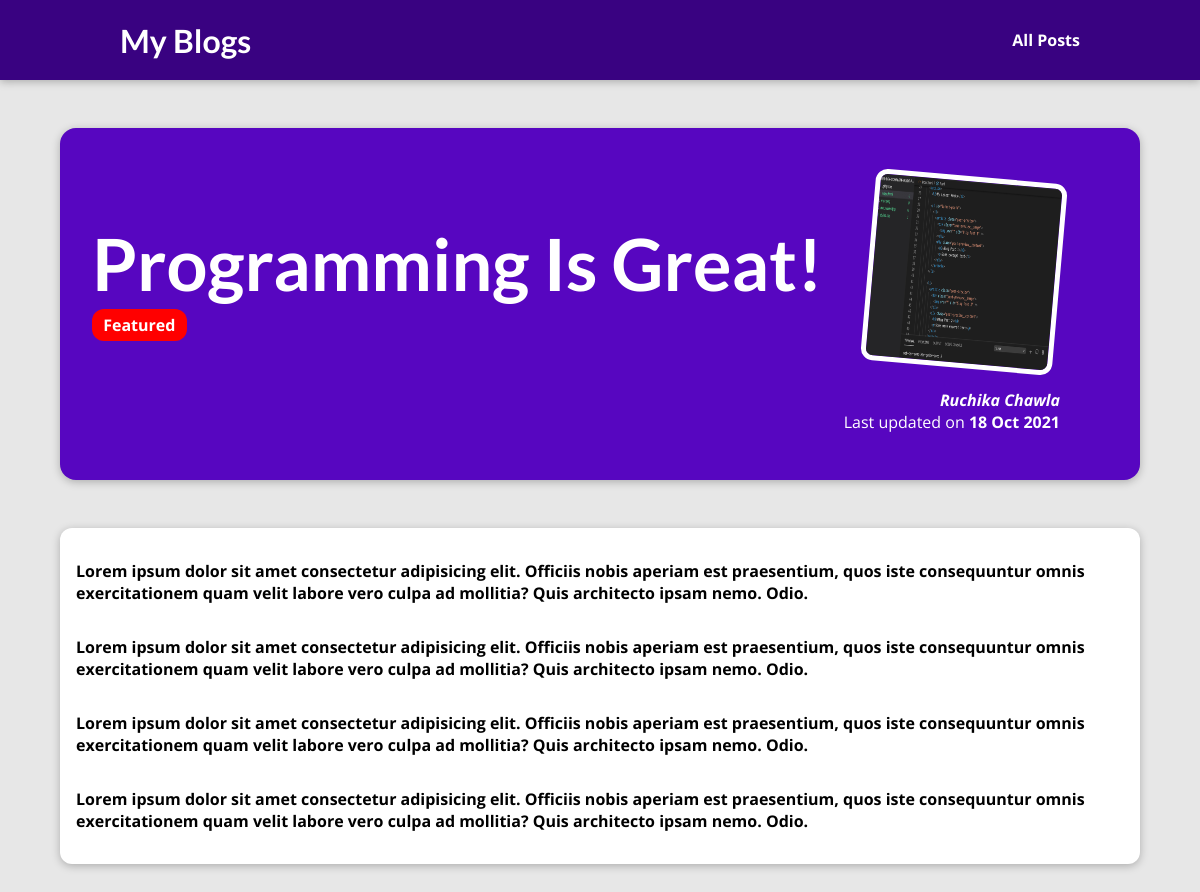
Page /posts/programming-is-fun on the committed database.
### blog/models.py (models this page shows, shortened)
class Post(models.Model):
    title = models.CharField(max_length=150)
    excerpt = models.CharField(max_length=200)
    image_name = models.CharField(max_length=100)
    date = models.DateField(auto_now=True)
    slug = models.SlugField(unique=True, db_index=True)
    content = models.TextField(validators = [MinLengthValidator(10)])
    author = models.ForeignKey(Author, on_delete = models.SET_NULL, null=True, related_name = "posts")
    tags = models.ManyToManyField(Tag)

class Tag(models.Model):
    caption = models.CharField(max_length=20)

class Author(models.Model):
    first_name = models.CharField(max_length = 100)
    last_name = models.CharField(max_length = 100)
    email_address = models.EmailField()
    def full_name(self):
        return f"{self.first_name} {self.last_name}"
    def __str__(self):
        return self.full_name()

### blog/views.py (the view)
# urls.py: path("posts/<slug:slug>", views.post_detail, name="single-post-page")
def post_detail(request, slug):
    identified_post = get_object_or_404(Post, slug=slug)
    return render(request, "blog/post-detail.html", {
        "post":identified_post,
        "post_tags": identified_post.tags.all()
    }
 )

### blog/templates/blog/post-detail.html (shortened to what this page needs)
{% extends "base.html" %}
{% load static%}
{% block css_file_link %}
<link rel="stylesheet" href="{% static "blog/post-detail.css" %}">
{% endblock %}
{% block content%}
    <section id="summary">
        <h2> {{post.title }}</h2>
        <div>
            {% for tag in post_tags%}
                <span class="tag">{{ tag.caption}} </span>
            {% endfor%}
        </div>
        <article>
            <img src="{% static "blog/Images/"|add:post.image_name %}" alt="Post Title" />
            <address> <a href="mailto:{{post.author.email_address}}">{{ post.author}} </a> </address>
            <div>
                Last updated on <time> {{ post.date|date:"d M Y"}} </time>
            </div>
        </article>
    </section>
    <main>
        {{ post.content|linebreaks}}
    </main>
{% endblock %}

### static/app.css (style rules this page uses)
* { box-sizing: border-box; }
html { font-family: 'Open Sans', 'Lato', sans-serif; }
body { margin: 0; }
h1, h2, h3 { font-family: 'Lato', sans-serif; font-weight: bold; }

### blog/static/blog/post-detail.css (style rules this page uses)
body { background-color: #e7e7e7; }
#summary { margin: 8rem auto 3rem auto; padding: 2rem; width: 90%; max-width: 90rem; border-radius: 16px; background-color: #5706c0; position: relative; box-shadow: 0 2px 8px rgba(0, 0, 0, 0.25); height: 22rem; }
#summary h2 { color: white; font-size: 4.5rem; margin-bottom: 0.5rem; }
#summary article { position: absolute; top: 2rem; right: 3rem; padding: 1rem 2rem; border-radius: 12px; text-align: right; color: white; }
#summary article img { width: 12rem; height: 12rem; border-radius: 12px; transform: rotateZ(5deg); border: 5px solid white; margin-bottom: 1rem; }
#summary address { font-weight: bold; }
#summary a { color: white; text-decoration: none; }
#summary time { font-weight: bold; }
main { width: 90%; max-width: 90rem; margin: 3rem auto; background-color: white; padding: 1rem; border-radius: 12px; box-shadow: 0 2px 8px rgba(0, 0, 0, 0.25); display: flex; flex-direction: column; align-items: center; font-weight: bold; }
.tag { background-color: red; color: white; font-weight:bold; border-radius: 12px; padding: 0.3rem 0.7rem; margin-right: 1rem; }

### rows in the picture
Post: title "Programming Is Great!", image_name (picture), author "Ruchika Chawla", date "18 Oct 2021", content "Lorem ipsum dolor sit amet consectetur adipisicing elit. Officiis nobis aperiam est praesentium, quos iste consequuntur omnis exercitationem quam velit labore vero culpa ad mollitia? Quis architecto ipsam nemo. Odio. Lorem ipsum dolor sit amet consectetur adipisicing elit. Officiis nobis aperiam est praesentium, quos iste consequuntur omnis exercitationem quam velit labore vero culpa ad mollitia? Quis architecto ipsam nemo. Odio. Lorem ipsum dolor sit amet consectetur adipisicing elit. Officiis nobis aperiam est praesentium, quos iste consequuntur omnis exercitationem quam velit labore vero culpa ad mollitia? Quis architecto ipsam nemo. Odio. Lorem ipsum dolor sit amet consectetur…"
Tag: caption "Featured"
